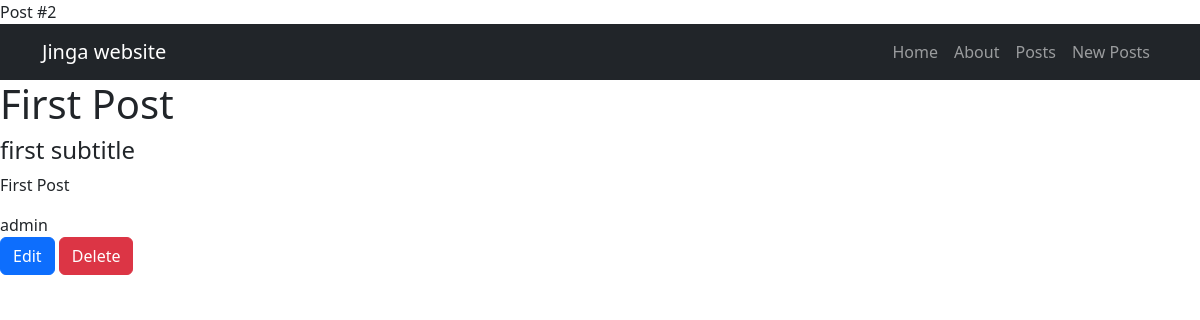
The page /posts/detail/2/ on the database its author committed.
### posts/models.py (models this page shows, shortened)
class Post(models.Model):
    title = models.CharField(max_length=128)
    subtitle = models.CharField(max_length=256)
    body = models.TextField()
    created_on = models.DateTimeField(auto_now_add=True)
    author = models.ForeignKey(
        get_user_model(),
        on_delete=models.DO_NOTHING
    )

### posts/views.py (the view)
# urls.py: path("detail/<int:pk>/", PostDetailView.as_view(), name="post_detail"),
class PostDetailView(DetailView): #GET Request -> Object
    template_name = "posts/detail.html"
    model = Post
    context_object_name = "single_post"

### templates/posts/detail.html (shortened to what this page needs)
{% extends 'base.html' %}
{% block title %}
    Post #{{ single_post.id }}
{% endblock %}
{% block content %}
    <div>
        <h1>{{ single_post.title }}</h1>
        <h4>{{ single_post.subtitle }}</h4>
        <p>{{ single_post.title }}</p>
        <span>{{ single_post.author }}</span>
        <br>
        <a href="{% url 'post_edit' single_post.id %}" class="btn btn-primary">Edit</a>
        <a href="{% url 'post_delete' single_post.id %}" class="btn btn-danger">Delete</a>
    </div>
{% endblock %}

### rows shown on the page
Post: id "2", title "First Post", subtitle "first subtitle", author "admin"
